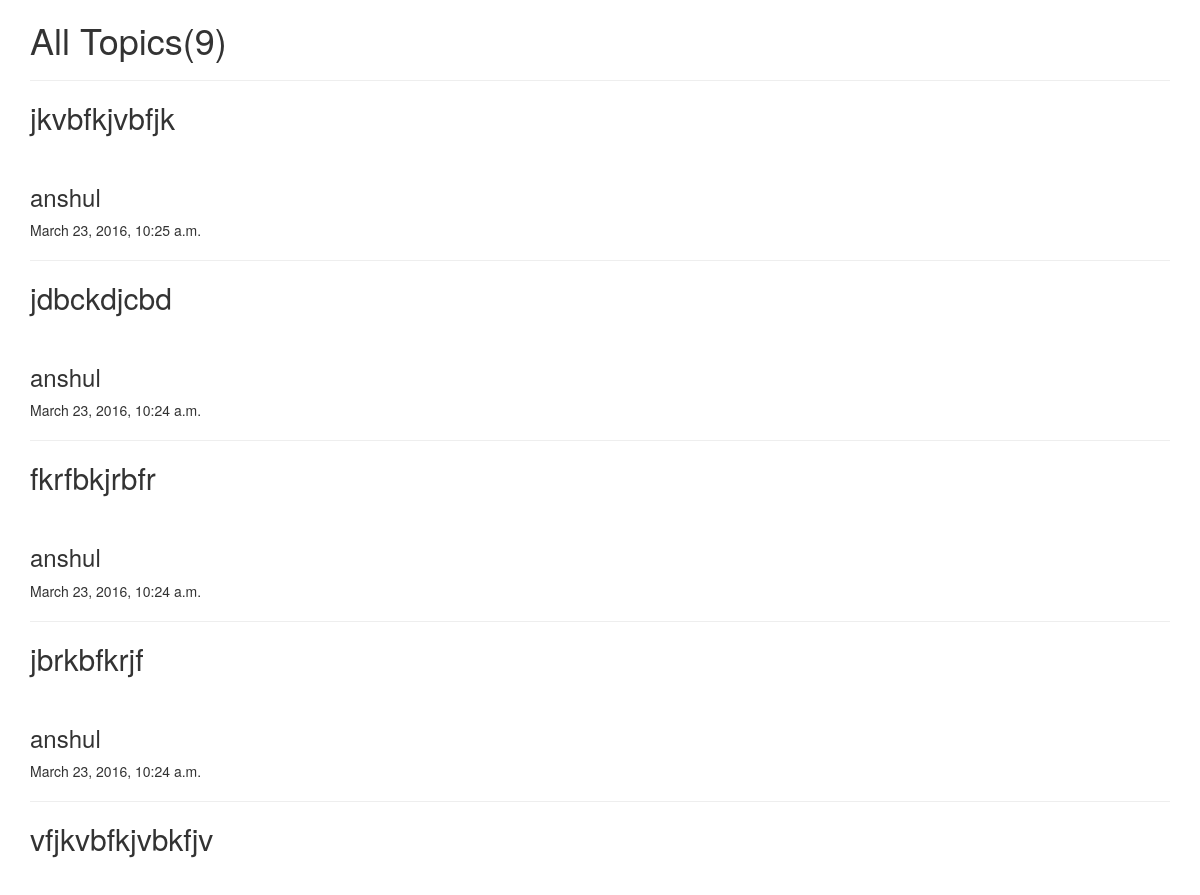
Before: /viewTopics/ (upper part) with the older database file.
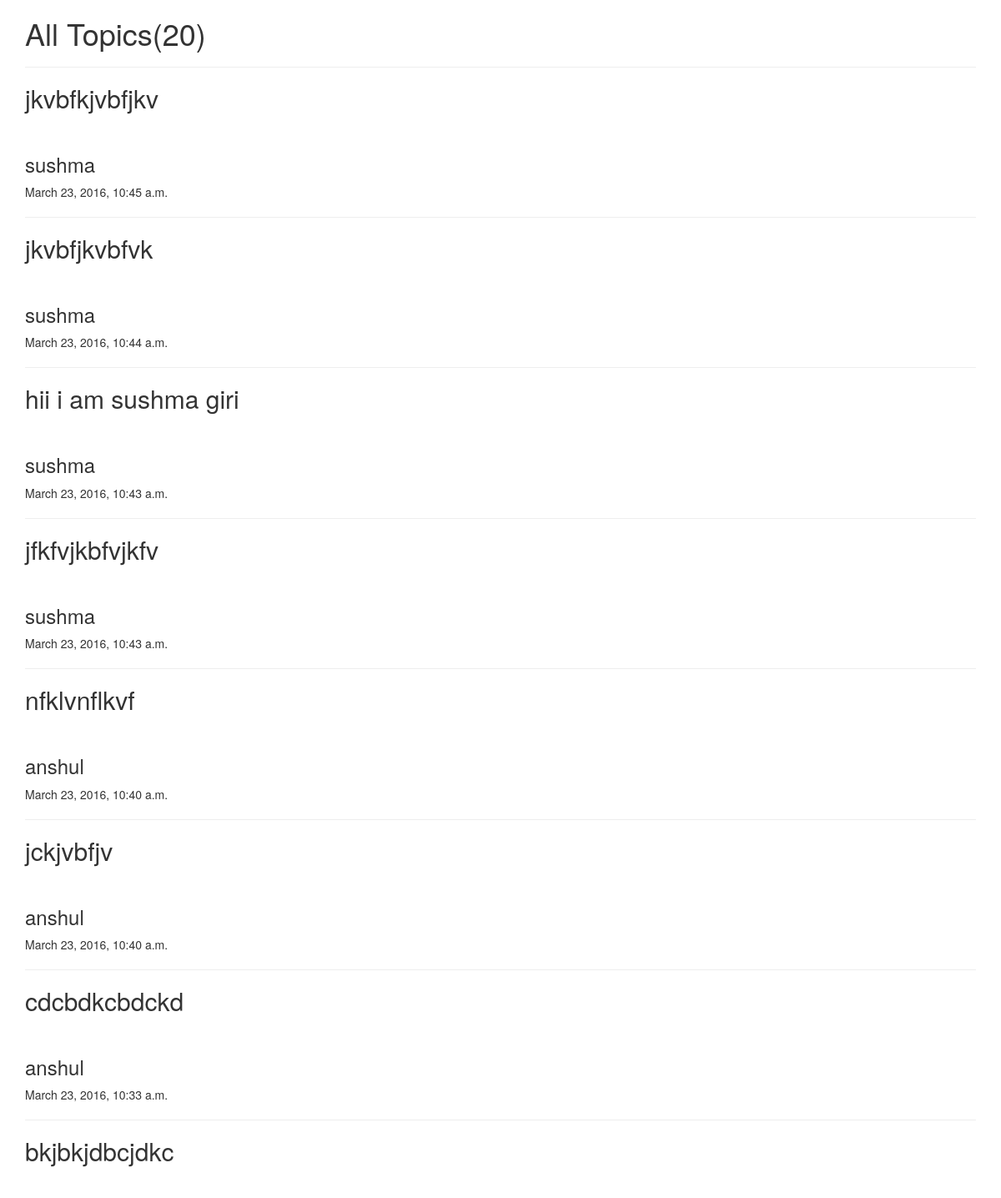
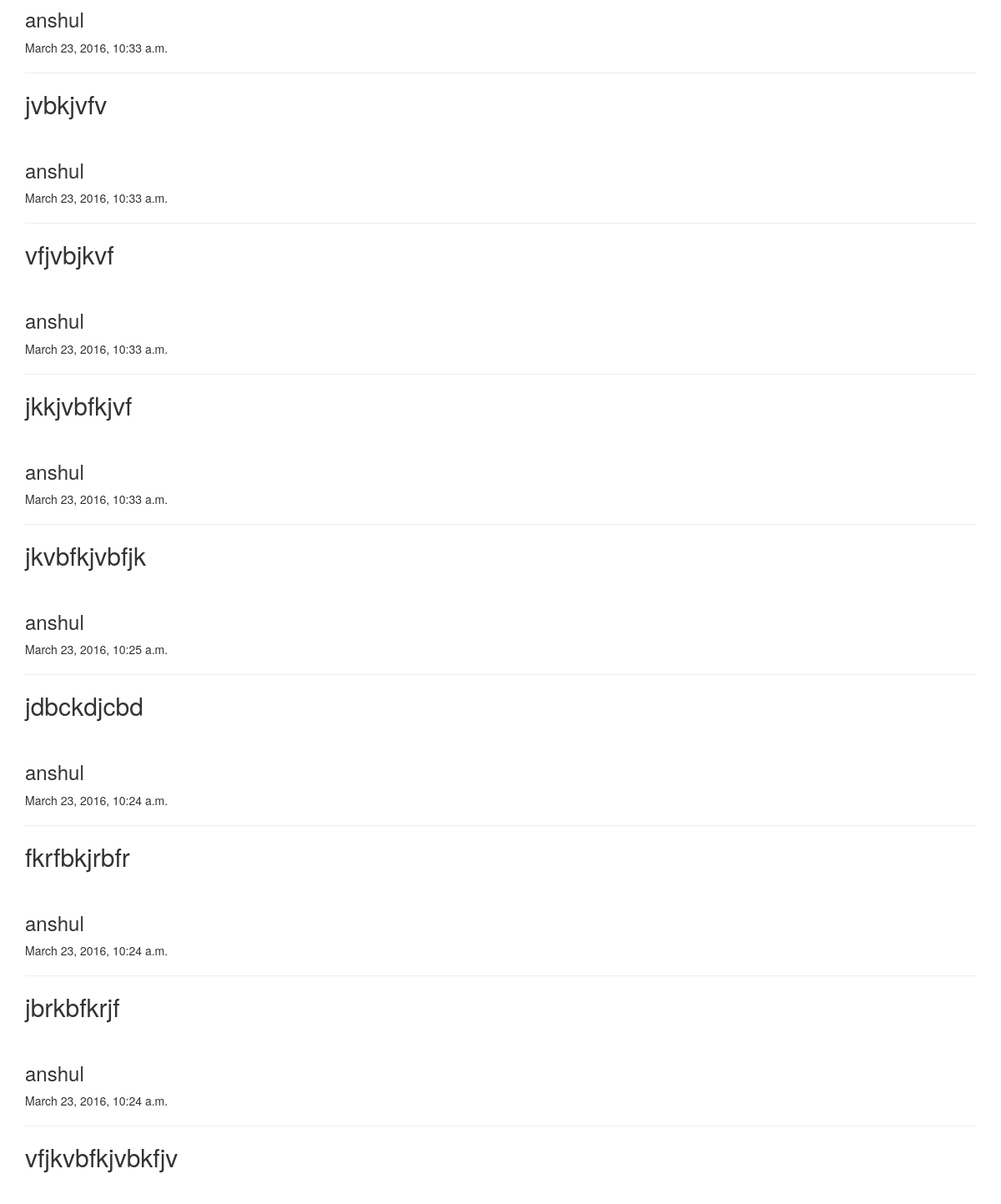
After: the same page with the newer database file (2 pictures, top to bottom).
### app/models.py (models this page shows)
class DiscussionTopic(models.Model):
    user = models.ForeignKey('UserInfo')     #user of the post just linking both the tables together
    topicText = models.CharField(max_length = 1000)
    timeStamp = models.DateTimeField()

class UserInfo(models.Model):
    fname = models.CharField(max_length = 200)
    lname = models.CharField(max_length = 200)
    username = models.CharField(max_length = 200,unique = True)
    password = models.CharField(max_length = 200)

### app/views.py (the view)
# urls.py: url(r'^viewTopics/',viewTopics,name='viewTopics')
def viewTopics(request):
    topics = DiscussionTopic.objects.all().order_by('-timeStamp')
    return render(request,'viewTopics.html',{'topics':topics})

### app/templates/viewTopics.html
{% extends 'base.html' %}
{% block content %}
<h1>All Topics<span>(</span>{{ topics.count }}<span>)</span></h1>
<hr/>
{% for topic in topics %}
    <h2>{{ topic.topicText }}</h2><br/>
    <h3>{{ topic.user.username }}</h3>
    {{ topic.timeStamp }}
    <hr/>
{% endfor %}
{% endblock %}

Changed rows visible on the page:
added DiscussionTopic: topicText "jkvbfkjvbfjkv", user.username "sushma", timeStamp "March 23, 2016, 10:45 a.m."
added DiscussionTopic: topicText "jkvbfjkvbfvk", user.username "sushma", timeStamp "March 23, 2016, 10:44 a.m."
added DiscussionTopic: topicText "hii i am sushma giri", user.username "sushma", timeStamp "March 23, 2016, 10:43 a.m."
added DiscussionTopic: topicText "jfkfvjkbfvjkfv", user.username "sushma", timeStamp "March 23, 2016, 10:43 a.m."
added DiscussionTopic: topicText "nfklvnflkvf", user.username "anshul", timeStamp "March 23, 2016, 10:40 a.m."
added DiscussionTopic: topicText "jckjvbfjv", user.username "anshul", timeStamp "March 23, 2016, 10:40 a.m."
added DiscussionTopic: topicText "cdcbdkcbdckd", user.username "anshul", timeStamp "March 23, 2016, 10:33 a.m."
added DiscussionTopic: topicText "bkjbkjdbcjdkc", user.username "anshul", timeStamp "March 23, 2016, 10:33 a.m."
added DiscussionTopic: topicText "jvbkjvfv", user.username "anshul", timeStamp "March 23, 2016, 10:33 a.m."
added DiscussionTopic: topicText "vfjvbjkvf", user.username "anshul", timeStamp "March 23, 2016, 10:33 a.m."
added DiscussionTopic: topicText "jkkjvbfkjvf", user.username "anshul", timeStamp "March 23, 2016, 10:33 a.m."
Other visible differences:
{{ topics.count }}: "9" → "20"
